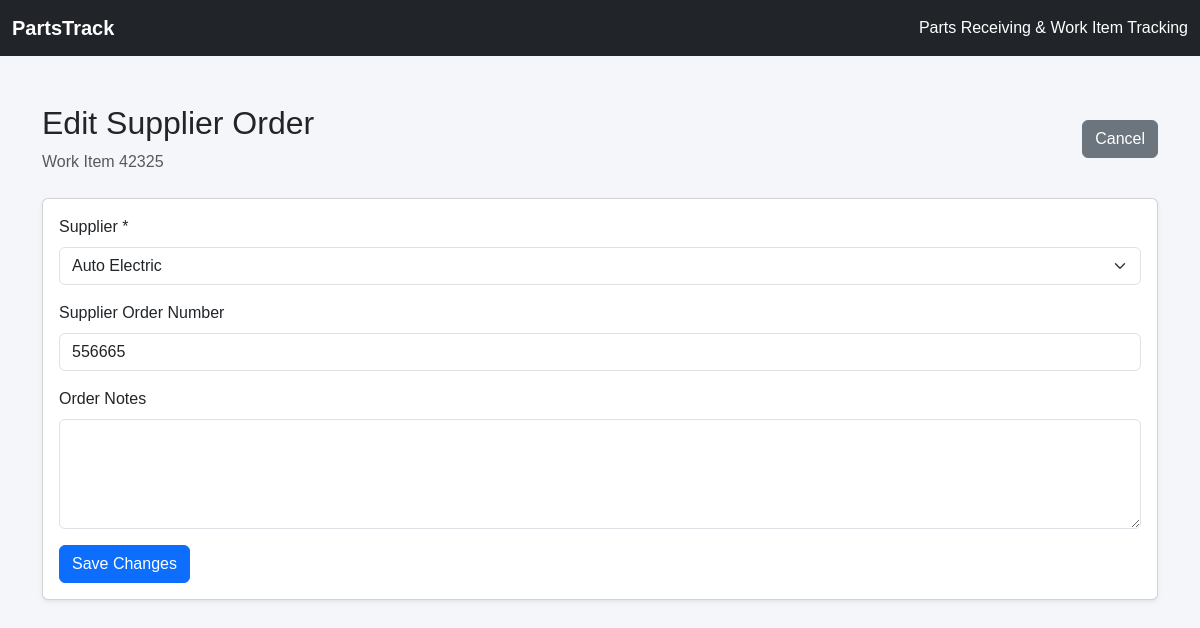
/parts-order/1/edit, run on the app's committed database.
### app/models.py (models this page shows, shortened)
class WorkItem(db.Model):
    id = db.Column(db.Integer, primary_key=True)
    number = db.Column(db.String(50), nullable=False)
    type = db.Column(db.String(50), nullable=False)
    customer = db.Column(db.String(150), nullable=False)
    technician = db.Column(db.String(100), nullable=True)
    notes = db.Column(db.Text, nullable=True)
    appointment_date = db.Column(
        db.Date,
        nullable=True
    )
    is_archived = db.Column(
        db.Boolean,
        default=False,
        nullable=False
    )
    created_at = db.Column(
        db.DateTime,
        default=lambda: datetime.now(timezone.utc),
        nullable=False
    )
    parts_orders = db.relationship(
        "PartsOrder",
        backref="work_item",
        cascade="all, delete-orphan"
    )

class PartsOrder(db.Model):
    id = db.Column(db.Integer, primary_key=True)
    work_item_id = db.Column(
        db.Integer,
        db.ForeignKey("work_item.id"),
        nullable=False
    )
    supplier = db.Column(
        db.String(150),
        nullable=False
    )
    order_number = db.Column(
        db.String(100),
        nullable=True
    )
    notes = db.Column(db.Text, nullable=True)
    created_at = db.Column(
        db.DateTime,
        default=lambda: datetime.now(timezone.utc),
        nullable=False
    )
    parts = db.relationship(
        "PartLine",
        backref="parts_order",
        cascade="all, delete-orphan"
    )

class Supplier(db.Model):
    id = db.Column(db.Integer, primary_key=True)
    name = db.Column(db.String(150), unique=True, nullable=False)

### app/routes.py (the view, shortened to what this page needs)
@main.route("/parts-order/<int:order_id>/edit", methods=["GET", "POST"])
def edit_parts_order(order_id):
    parts_order = db.get_or_404(PartsOrder, order_id)
    suppliers = Supplier.query.order_by(Supplier.name.asc()).all()
    return render_template(
        "edit_parts_order.html",
        parts_order=parts_order,
        suppliers=suppliers
    )

### app/templates/edit_parts_order.html (shortened to what this page needs)
{% extends "base.html" %}
{% block content %}
<div class="container mt-4">
    <div class="d-flex justify-content-between align-items-center mb-4">
        <div>
            <h2>Edit Supplier Order</h2>
            <p class="text-muted mb-0">
                Work Item {{ parts_order.work_item.number }}
            </p>
        </div>
        <a href="{{ url_for(
            'main.work_item_details',
            item_id=parts_order.work_item_id
        ) }}"
           class="btn btn-secondary">
            Cancel
        </a>
    </div>
    <div class="card shadow-sm">
        <div class="card-body">
            <form method="POST">
                <div class="mb-3">
                    <label class="form-label">
                        Supplier *
                    </label>
                    {% set supplier_found = namespace(value=false) %}
                    <select name="supplier"
                            class="form-select"
                            required>
                        {% for supplier in suppliers %}
                            {% if supplier.name == parts_order.supplier %}
                                {% set supplier_found.value = true %}
                            {% endif %}
                            <option value="{{ supplier.name }}"
                                    {% if supplier.name == parts_order.supplier %}
                                        selected
                                    {% endif %}>
                                {{ supplier.name }}
                            </option>
                        {% endfor %}
                    </select>
                </div>
                <div class="mb-3">
                    <label class="form-label">
                        Supplier Order Number
                    </label>
                    <input type="text"
                           name="order_number"
                           class="form-control"
                           value="{{ parts_order.order_number or '' }}">
                </div>
                <div class="mb-3">
                    <label class="form-label">
                        Order Notes
                    </label>
                    <textarea name="notes"
                              class="form-control"
                              rows="4">{{ parts_order.notes or "" }}</textarea>
                </div>
                <button type="submit"
                        class="btn btn-primary">
                    Save Changes
                </button>
            </form>
        </div>
    </div>
</div>
{% endblock %}

### app/static/css/style.css (style rules this page uses)
body { background-color: #f4f6f9; font-family: Arial, sans-serif; }

### data on the page
WorkItem: work_item.number "42325"
PartsOrder: supplier "Auto Electric", order_number "556665"
